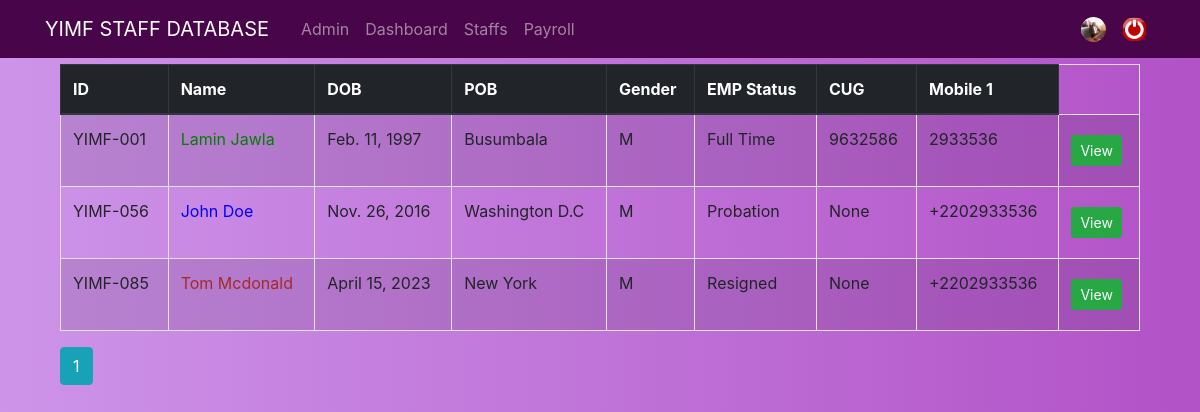
The app's page /employee_list (signed in), older data.
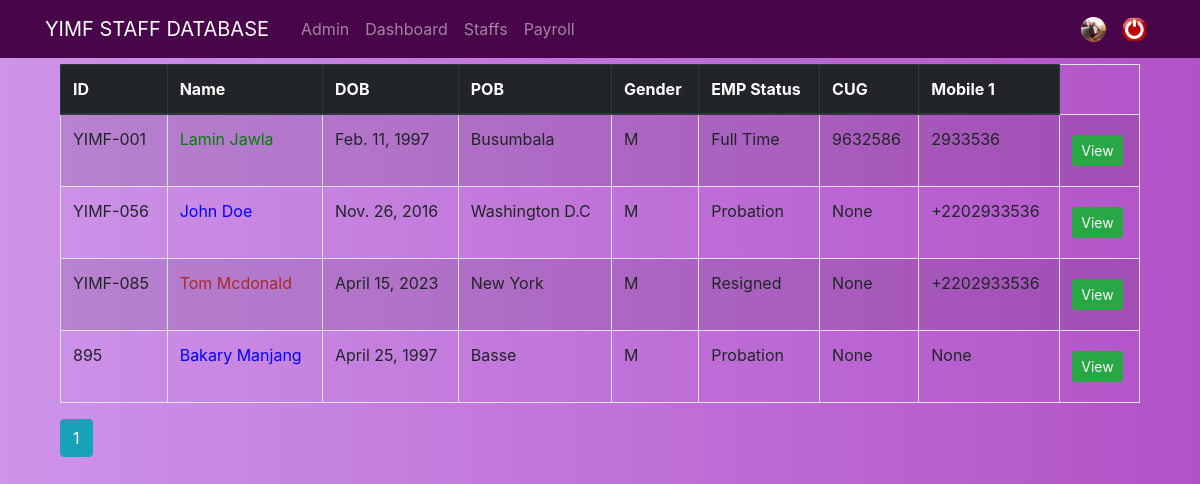
The same page, newer data.
### account/models.py (models this page shows, shortened)
class Profile(models.Model):
    user = models.OneToOneField(User, on_delete=models.CASCADE)
    image = models.ImageField(default='profile_pics/default.png', upload_to='profile_pics')

### staff/models.py (models this page shows, shortened)
class Employee(models.Model):
    image = models.ImageField(default='profile_pics/default.png', upload_to='profile_pics')
    employee_name = models.CharField(max_length=50)
    nickname = models.CharField(max_length=50, null=True, blank=True)
    date_of_birth = models.DateField(null=True, blank=True)
    place_of_birth = models.CharField(max_length=50, null=True, blank=True)
    gender = models.CharField(max_length=2, choices=[('F', 'F'), ('M', 'M')])
    nationality = models.CharField(max_length=50, null=True, blank=True)
    marital_status = models.CharField(max_length=50, choices=[('Single', 'Single'),
                                                            ('Married', 'Married'), ('Widowed', 'Widowed'), ('Divorced', 'Divorced')])
    spouse = models.CharField(max_length=50, null=True, blank=True)
    staff_id = models.CharField(max_length=50, null=True, blank=True)
    tin = models.CharField(max_length=50, null=True, blank=True)
    sshfc = models.CharField(max_length=50, null=True, blank=True)
    national_id = models.BigIntegerField(null=True, blank=True)
    passport = models.CharField(max_length=6, null=True, blank=True)
    drivers_license = models.CharField(max_length=10, null=True, blank=True)
    voters_id = models.BigIntegerField(null=True, blank=True)
    account_name = models.CharField(max_length=50, null=True, blank=True)
    bank = models.CharField(max_length=50, null=True, blank=True, choices=[('Yonna Islamic Microfinance', 'Yonna Islamic Microfinance')])
    swift_code = models.CharField(max_length=100, null=True, blank=True)
    account_number = models.BigIntegerField(null=True, blank=True)
    skills = models.ManyToManyField(Skill)
    facebook_link = models.CharField(max_length=200, null=True, blank=True)
    instagram_link = models.CharField(max_length=200, null=True, blank=True)
    twitter_link = models.CharField(max_length=200, null=True, blank=True)
    linkedin_link = models.CharField(max_length=200, null=True, blank=True)
    country = models.CharField(max_length=100, null=True, blank=True, choices=sorted(countries, key=lambda x: x[0]))
    street = models.CharField(max_length=50, null=True, blank=True)
    city = models.CharField(max_length=50, null=True, blank=True)
    zip_code = models.IntegerField()
    cug_number = models.CharField(max_length=12, null=True, blank=True)
    mobile_1 = models.CharField(max_length=12, null=True, blank=True)
    mobile_2 = models.CharField(max_length=12, null=True, blank=True)
    personal_email = models.EmailField(null=True, blank=True)
    work_email = models.EmailField(null=True, blank=True)
    hired_date = models.DateField()
    resigned_date = models.DateField(null=True, blank=True)
    contract_commence = models.DateField(null=True, blank=True)
    contract_end = models.DateField(null=True, blank=True)
    e_status = [
        ('Full Time', 'Full Time'),
        ('Part Time', 'Part Time'),
        ('Probation', 'Probation'),
        ('Temporary', 'Temporary'),
        ('Contract', 'Contract'),
        ('Independent Contract', 'Independent Contract'),
        ('Intern', 'Intern'),
        ('Attachment', 'Attachment'),
        ('On Leave', 'On Leave'),
        ('On Suspension', 'On Suspension'),
        ('Resigned', 'Resigned'),
        ('Fired', 'Fired'),
    ]
    employment_status = models.CharField(max_length=50, choices=sorted(e_status, key=lambda x: x[0]))
    probation_commence = models.DateField(null=True, blank=True)
    probation_end = models.DateField(null=True, blank=True)
    warning = models.IntegerField(default=0)
    department = models.ForeignKey(Department, on_delete=models.CASCADE, null=True, blank=True)
    title = models.ForeignKey(Title, on_delete=models.CASCADE, null=True, blank=True)
    classification = models.ForeignKey(Classification, on_delete=models.CASCADE, null=True, blank=True)

### staff/views.py (the view)
# urls.py: path("employee_list", staffs, name="staffs"),
@login_required
def staffs(request):
    staffs = Employee.objects.all()
    page = request.GET.get('page', 1)
    paginator = Paginator(staffs, 15)
    try:
        paginator = paginator.page(page)
    except:
        paginator = paginator.page(1)
    return render(request, "staff/staffs.html", {
        'staffs': paginator
    })

### staff/templates/staff/staffs.html (shortened to what this page needs)
{% extends "staff/layout.html" %}
{% block content %}
<table class="table table-striped table-bordered">
    <thead class="thead-dark">
    <tr>
      <th scope="col">ID</th>
      <th scope="col">Name</th>
      <th scope="col">DOB</th>
      <th scope="col">POB</th>
      <th scope="col">Gender</th>
      <th scope="col">EMP Status</th>
      <th scope="col">CUG</th>
      <th scope="col">Mobile 1</th>
    </tr>
  </thead>
  <tbody>
    {% for staff in staffs %}
    <tr>
        <td>{{staff.staff_id}}</td>
        {% if staff.employment_status == "Full Time" %}
            <td style="color: green;">{{staff.employee_name}}</td>
        {% elif staff.employment_status == "Probation" %}
            <td style="color: blue;">{{staff.employee_name}}</td>
        {% elif staff.employment_status == "On Suspension" %}
            <td style="color: yellow;">{{staff.employee_name}}</td>
        {% elif staff.employment_status == "Intern" %}
            <td style="color: cyan;">{{staff.employee_name}}</td>
        {% elif staff.employment_status == "Resigned" %}
            <td style="color:brown;">{{staff.employee_name}}</td>
        {% elif staff.employment_status == "On Leave" %}
            <td style="color:deeppink;">{{staff.employee_name}}</td>
        {% elif staff.employment_status == "Fired" %}
            <td style="color:red;">{{staff.employee_name}}</td>
        {% else%}
            <td>{{staff.employee_name}}</td>
        {% endif %}
        <td>{{staff.date_of_birth}}</td>
        <td>{{staff.place_of_birth}}</td>
        <td>{{staff.gender}}</td>
        <td>{{staff.employment_status}}</td>
        <td>{{staff.cug_number}}</td>
        <td>{{staff.mobile_1}}</td>
        <td>
            <form action="{% url 'staff_profile' %}" method="post" enctype="multipart/form-data">
                <input class="btn btn-sm btn-success mt-2 mb-2" type="submit" value="View" />
            </form>
        </td>
    </tr>
    {% endfor %}
</tbody>
</table>
{% for num in staffs.paginator.page_range %}
{% if staffs.number == num %}
  <a class="btn btn-info mb-4" href="{% url 'staffs' %}?page={{ num }}">{{ num }}</a>
{% elif num > staffs.number|add:'-3' and num < staffs.number|add:'3' %}
  <a class="btn btn-outline-info mb-4" href="{% url 'staffs' %}?page={{ num }}">{{ num }}</a>
{% endif %}
{% endfor %}
{% endblock content %}

### staff/templates/staff/layout.html (shortened to what this page needs)
{% load static %}
<!DOCTYPE html>
<html lang="en">
<head>
    <link href="https://cdn.jsdelivr.net/npm/bootstrap@5.2.3/dist/css/bootstrap.min.css" rel="stylesheet">
    <link rel="stylesheet" href="https://maxcdn.bootstrapcdn.com/bootstrap/4.0.0/css/bootstrap.min.css">
    <link rel="stylesheet" href="{% static 'staff/css/styles.css' %}">
    <link rel="stylesheet" href="{% static 'staff/css/profile_css.css' %}">
    <link rel="stylesheet" href="{% static 'staff/css/bootstrap.min.css' %}">
    <link href="//maxcdn.bootstrapcdn.com/bootstrap/4.1.1/css/bootstrap.min.css" rel="stylesheet" id="bootstrap-css">
    <link href="https://cdnjs.cloudflare.com/ajax/libs/font-awesome/6.4.0/css/all.min.css" rel="stylesheet">
</head>
<body style="background-color: #b989ad;">
{% if user.is_authenticated %}
    <header class="site-header col-md-12">
        <nav class="navbar navbar-expand-md navbar-dark bg-steel fixed-top">
            <div class="container">
                <a style="color: white;" class="navbar-brand mr-4">YIMF STAFF DATABASE</a>
                <div class="collapse navbar-collapse" id="navbarToggle">
                    <div class="navbar-nav mr-auto">
                        <a class="nav-item nav-link" href="{% url 'admin:index' %}">Admin</a>
                        <a class="nav-item nav-link" href="{% url 'dashboard' %}">Dashboard</a>
                        <a class="nav-item nav-link" href="{% url 'staffs' %}">Staffs</a>
                        <a class="nav-item nav-link" href="{% url 'payrolls' %}">Payroll</a>
                    </div>
                    {% if user.is_authenticated %}
                    <div class="navbar-nav ms-auto">
                      <a class="nav-item nav-link" href="{% url 'profile' %}"><img src="{{ user.profile.image.url }}" alt="Me" width='25' height='25' class="rounded-circle"></a>
                      <a class="nav-item nav-link" href="{% url 'logout' %}"><img src="{% static 'staff/images/logout.png' %}" width='25' height='25' class="rounded-circle"></a>
                    </div>
                    {% endif %}
                </div>
            </div>
        </nav>
    </header>
{% endif %}
<div class="flex-wrapper">
    <div class="container">
        <main role="main" class="container">
            <div class="row">
              <div class="col-md-12">
                {% block content %}{% endblock %}
              </div>
            </div>
        </main>
    </div>
</div>
</body>
</html>

### staff/static/staff/css/styles.css (style rules this page uses)
body { padding-top: 63px; background: #b989ad; color: #333333; font-family: 'Poppins'; align-items: center; justify-content: center; }
.bg-steel { background-color:#490549 }
.site-header .navbar-nav .nav-link { color: #cbd5db; }
a { color: #fff; text-decoration: none; }
.flex-wrapper { display: flex; min-height: 100vh; flex-direction: column; justify-content: space-between; }

### staff/static/staff/css/profile_css.css (style rules this page uses)
body { background: -webkit-linear-gradient(left, #cd94e9, #b252c7); }

Row changes from the older to the newer data that the page shows:
added Employee: staff_id "895", employee_name "Bakary Manjang", date_of_birth "April 25, 1997", place_of_birth "Basse", gender "M", employment_status "Probation", cug_number "None", mobile_1 "None"
